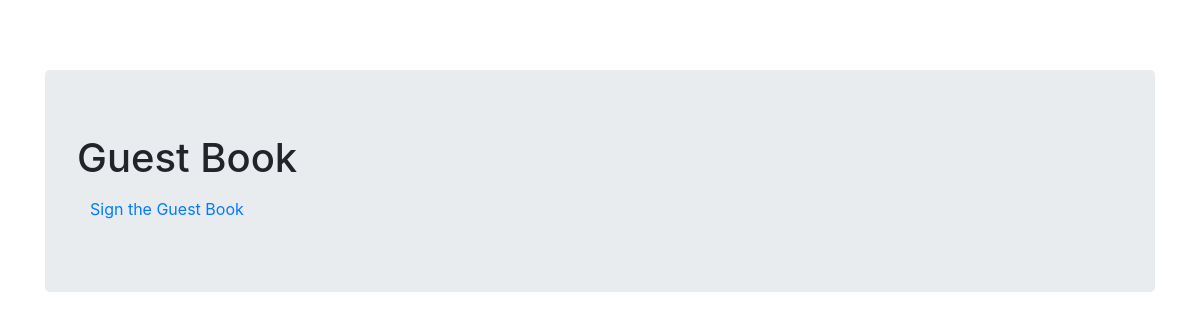
Page /test3/ on the earlier database version.
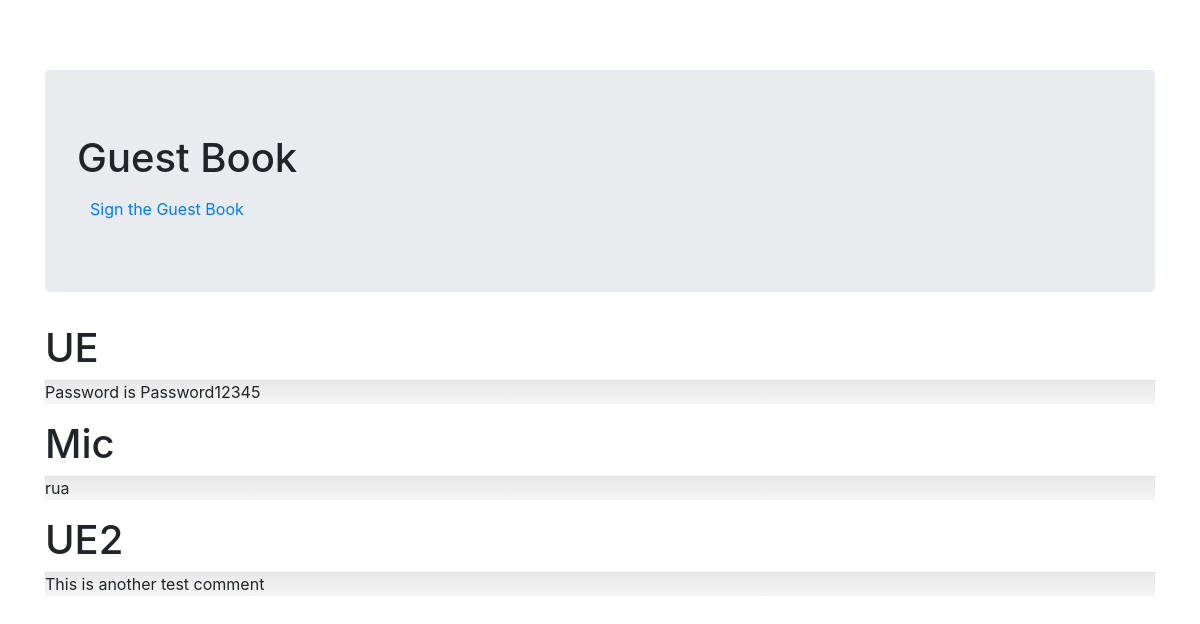
Same page on the later database version.
### test3/models.py (models this page shows, shortened)
class Comment(models.Model):
    name = models.CharField(max_length=20)
    comment = models.TextField()
    date_added = models.DateField(default=timezone.now)

### test3/views.py (the view)
# urls.py: path("", views.index, name="index"),
def index(request):
    comments = Comment.objects.order_by("-date_added")
    context = {"comments" : comments}
    return render(request, "test3/index.html", context)

### test3/templates/test3/index.html (shortened to what this page needs)
{% load static %}
<!DOCTYPE html>
<html lang="en">
<head>
    <link href="{% static 'test3/bootstrap.min.css' %}" rel="stylesheet">
    <link href="{% static 'test3/bootstrap-theme.min.css' %}" rel="stylesheet">
    <link href="{% static 'test3/theme.css' %}" rel="stylesheet">
</head>
<body>
    <div class="container theme-showcase" role="main">
        <div class="jumbotron">
            <h1>Guest Book</h1>
            <a type="button" class="btn btn-link" href="{% url 'sign' %}">Sign the Guest Book</a>
        </div>
        {% for c in comments %}
        <div class="page-header">
            <h1>{{ c.name }}</h1>
        </div>
        <div class="well">
            <p>{{ c.comment }}</p>
        </div>
        {% endfor %}
    </div>
</body>
</html>

### test3/static/test3/theme.css (style rules this page uses)
body { padding-top: 70px; padding-bottom: 30px; }

Differences in the rows shown:
added Comment: name "UE", comment "Password is Password12345"
added Comment: name "Mic", comment "rua"
added Comment: name "UE2", comment "This is another test comment"
